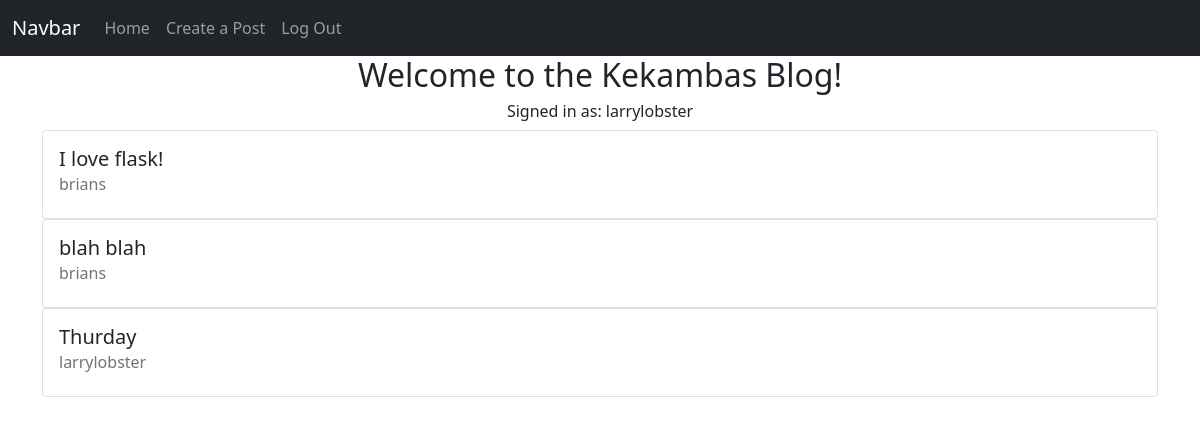
Before: / (signed in) with the older database file.
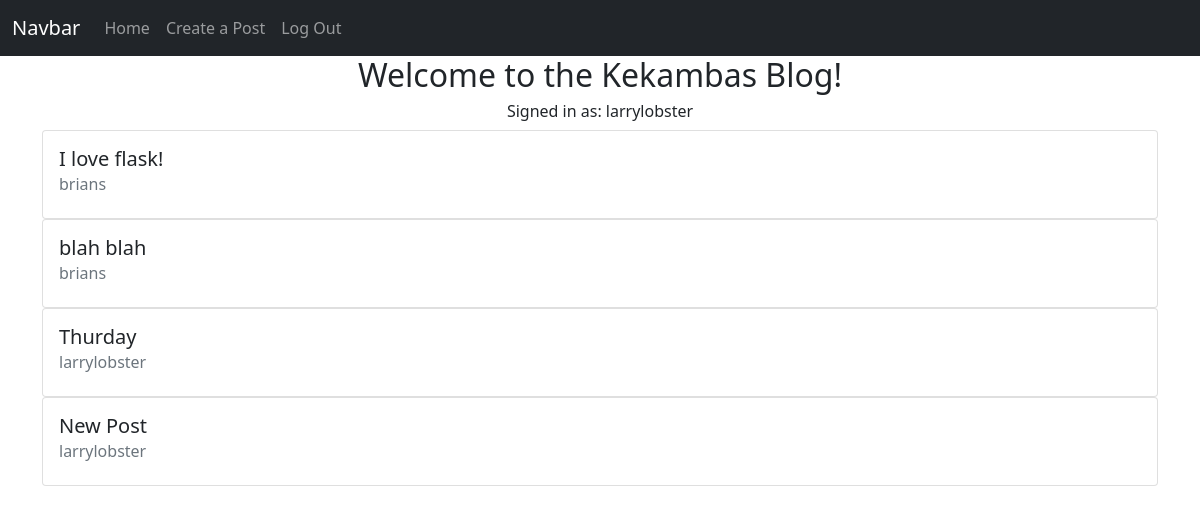
After: the same page with the newer database file.
### app/models.py (models this page shows, shortened)
class User(db.Model, UserMixin):
    id = db.Column(db.Integer, primary_key=True)
    email = db.Column(db.String(50), nullable=False, unique=True)
    username = db.Column(db.String(50), nullable=False, unique=True)
    password = db.Column(db.String(256), nullable=False)
    date_created = db.Column(db.DateTime, nullable=False, default=datetime.utcnow) # Coordinated Universal Time (always save it to this time when storing, and convert it later on front end)
    posts = db.relationship('Post', backref='author', lazy='dynamic')

class Post(db.Model):
    id = db.Column(db.Integer, primary_key=True)
    title = db.Column(db.String(50), nullable=False)
    body = db.Column(db.String(255), nullable=False)
    date_created = db.Column(db.DateTime, nullable=False, default=datetime.utcnow)
    user_id = db.Column(db.Integer, db.ForeignKey('user.id')) # SQL Equivalent = FOREIGN KEY(user_id) REFERENCES user(id)

### app/routes.py (the view)
@app.route('/')
def index():   # also an endpoint
    posts = Post.query.all()
    return render_template('index.html', posts=posts)

### app/models.py (called while the page is built)
@login.user_loader
def load_user(user_id):
    return User.query.get(user_id)

### app/templates/index.html (shortened to what this page needs)
{% extends 'base.html' %}
{% block content %}
{% if current_user.is_authenticated %}
    <h2 class="text-center">Welcome to the Kekambas Blog!</h2>
    <h6 class="text-center">Signed in as: {{ current_user.username }}</h6>
    {% for post in posts %}
    <div class="card">
        <div class="card-body">
            <h5 class="card-title">{{ post. title }}</h5>
            <h6 class="card-subtitle mb-2 text-muted">{{ post.author.username }}</h6>
        </div>
    </div>
    {% endfor %}
{% else %}
    <h4 class="text-center">Please Sign Up or Log In to view posts</h4>
{% endif %}
{% endblock content %}

### app/templates/base.html (shortened to what this page needs)
<!DOCTYPE html>
<html lang="en">
    <head>
        <link rel="stylesheet" href="https://cdnjs.cloudflare.com/ajax/libs/twitter-bootstrap/5.1.0/css/bootstrap.min.css">
        <link rel="stylesheet" href="https://cdnjs.cloudflare.com/ajax/libs/font-awesome/5.15.4/css/all.min.css">
    </head>
    <body>
        <nav class="navbar navbar-expand-lg navbar-dark bg-dark">
            <div class="container-fluid">
                <a class="navbar-brand" href="#">Navbar</a>
                <div class="collapse navbar-collapse" id="navbarNavAltMarkup">
                <div class="navbar-nav">
                    <a class="nav-link" aria-current="page" href="{{ url_for('index') }}">Home</a>
                    {% if current_user.is_authenticated %}
                        <a class="nav-link" href="{{ url_for('create') }}">Create a Post</a>
                        <a class="nav-link" href="{{ url_for('logout') }}">Log Out</a>
                    {% else %}
                        <a class="nav-link" href="{{ url_for('signup') }}">Sign Up</a>
                        <a class="nav-link" href="{{ url_for('login')}}">Log In</a>
                    {% endif %}
                </div>
                </div>
            </div>
        </nav>
        <div class="container">
            {% block content %}{% endblock content %}
        </div>
    </body>
</html>

Changed rows visible on the page:
added Post: title "New Post", author.username "larrylobster"
